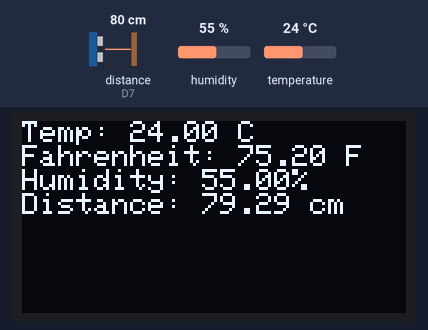
A sketch run on a simulated ESP8266 (NodeMCU). Parts: 128×64 one-colour display. Wiring (inferred from the names in the program): ultrasonic range finder: trigger D6; echo D7. The test bench sets the inputs (shaded band); at power-on: distance to the obstacle (sensor on D7) 80 cm, humidity 55 %, temperature 24 °C. The echo pulse lasts 58.3 µs per cm; the display library's start-up logo is not drawn.

Above: at 3.2 s.
3.3 s: distance to the obstacle (sensor on D7) set to 2 cm
At 4.6 s:
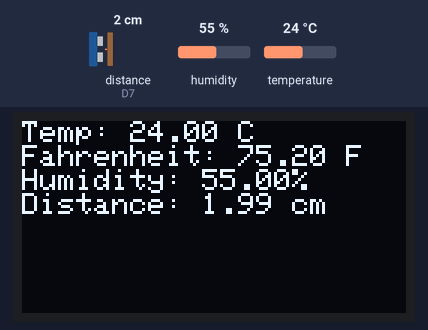
6.0 s: humidity set to 22 %
At 7.3 s:
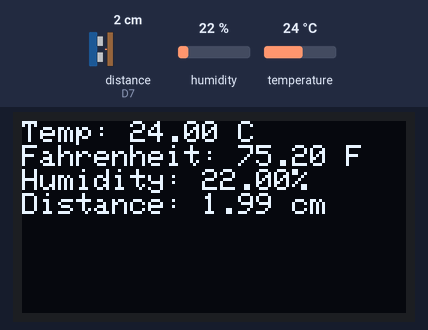
8.7 s: temperature set to 12 °C
At 11.4 s:
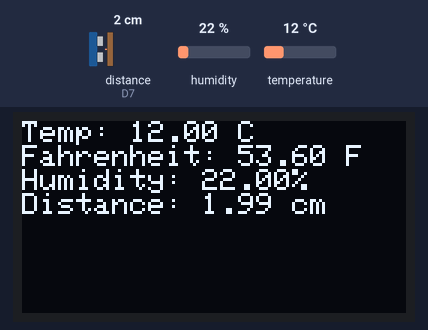
11.7 s: distance to the obstacle (sensor on D7) set to 4 cm
At 12.9 s:
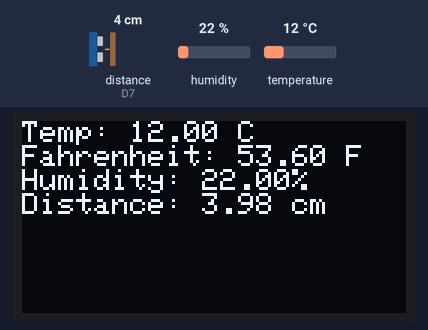
14.4 s: humidity set to 40 %
At 17.0 s:
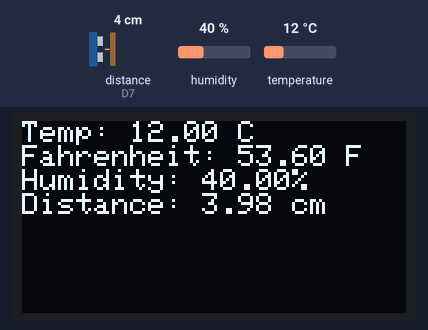
17.8 s: distance to the obstacle (sensor on D7) set to 9 cm
At 19.7 s:
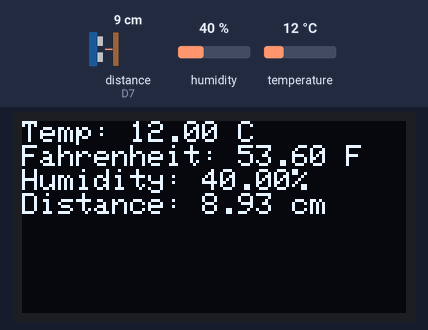
Timing chart, 0 to 21.2 s (numbered marks = the images above; inputs shaded):
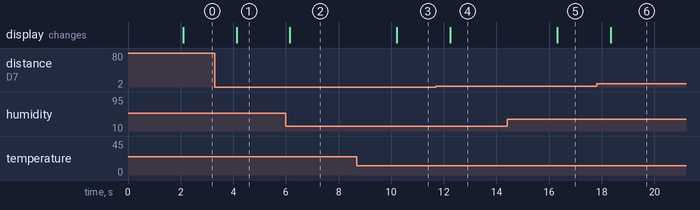

Measured:
- after the input at 3.3 s, the display: changes after 0.82 s (image 1)
- after the input at 6.0 s, the display: changes after 0.15 s (image 2)
- after the input at 8.7 s, the display: changes after 1.5 s (image 3)
- after the input at 11.7 s, the display: changes after 0.55 s (image 4)
- after the input at 14.4 s, the display: changes after 1.9 s (image 5)
- after the input at 17.8 s, the display: changes after 0.54 s (image 6)

The sketch:

Final_Assg1Code.ino
```cpp
#include <Wire.h>             // Include Wire library for I2C communication
#include <Adafruit_GFX.h>     // Include Adafruit GFX library for graphics functions
#include <Adafruit_SSD1306.h> // Include Adafruit SSD1306 OLED library
#include <DHT.h>              // Include DHT sensor library
#define DHTPIN D4            // Define pin for DHT22 sensor
#define DHTTYPE DHT22         // Define type of DHT sensor
#define TRIGGER_PIN D6        // Define pin for HC-SR04 trigger
#define ECHO_PIN D7          // Define pin for HC-SR04 echo
#define OLED_RESET D3         // Define pin for OLED reset
#define SCREEN_WIDTH 128      // OLED display width, in pixels
#define SCREEN_HEIGHT 64      // OLED display height, in pixels

Adafruit_SSD1306 display(SCREEN_WIDTH, SCREEN_HEIGHT, &Wire, OLED_RESET); // Initialize OLED display object
DHT dht(DHTPIN, DHTTYPE);    // Initialize DHT sensor object

void setup() {
  Serial.begin(115200);        // Initialize serial communication
  pinMode(TRIGGER_PIN, OUTPUT); // Set trigger pin as output
  pinMode(ECHO_PIN, INPUT);  // Set echo pin as input
  dht.begin();               // Initialize DHT sensor


  if (!display.begin(SSD1306_SWITCHCAPVCC, 0x3C)) { // Initialize OLED display
    Serial.println(F("SSD1306 allocation failed"));
    for (;;);
  }

  display.display();         // Display the splash screen
  delay(2000);
  display.clearDisplay();    // Clear the display buffer
}

void loop() {
  float temperature_C = dht.readTemperature();     // Read temperature in Celcius
  float temperature_F = dht.readTemperature(true); // Read temperature in Fahrenheit
  float humidity = dht.readHumidity();           // Read humidity from DHT sensor
  float distance = getDistance();                // Read distance from HC-SR04 sensor


  display.clearDisplay();                        // Clear the display buffer
  display.setTextSize(1);                        // Set text size
  display.setTextColor(SSD1306_WHITE);           // Set text color
  display.setCursor(0, 0);                      // Set cursor position
  display.print("Temp: ");                       // Print label for temperature
  display.print(temperature_C);                    // Print temperature value
  display.println(" C");                         // Print temperature unit
  display.print("Fahrenheit: ");                   // Print label for temperature
  display.print(temperature_F);                    // Print temperature value
  display.println(" F");                         // Print temperature unit
  display.print("Humidity: ");                   // Print label for humidity
  display.print(humidity);                        // Print humidity value
  display.println("%");                          // Print humidity unit
  display.print("Distance: ");                   // Print label for distance
  display.print(distance);                        // Print distance value
  display.println(" cm");                        // Print distance unit
  display.display();                             // Update OLED display
  delay(2000);                                   // Delay for 2 seconds
}


float getDistance() {
  digitalWrite(TRIGGER_PIN, LOW);                // Set trigger pin to LOW
  delayMicroseconds(2);
  digitalWrite(TRIGGER_PIN, HIGH);               // Set trigger pin to HIGH
  delayMicroseconds(10);
  digitalWrite(TRIGGER_PIN, LOW);                // Set trigger pin to LOW
  long duration = pulseIn(ECHO_PIN, HIGH);       // Measure duration of pulse
  float distance = duration * 0.034 / 2;         // Calculate distance
  return distance;                               // Return distance value
}
```
